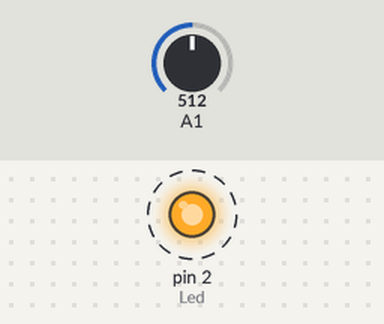
Bench run of a sketch on a simulated Arduino Uno, built with avr-gcc and run on an emulated ATmega328P. Parts: output pins drawn as LEDs (lit = HIGH). Dashed ring = blinking. The test bench sets the inputs (shaded band); at power-on: A1 = 512.

Above: at 1.25 s.
1.3 s: A1 set to 716
At 1.85 s:
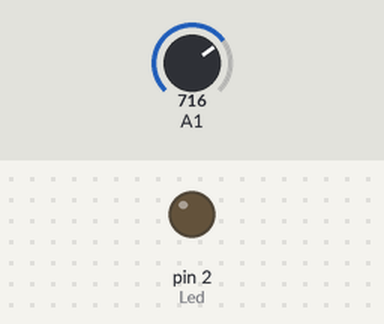
4.3 s: A1 set to 511
At 4.68 s:
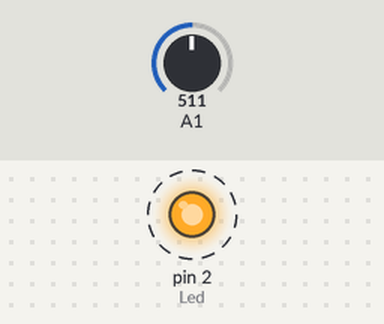
Timing chart, 0 to 13.3 s (numbered marks = the images above; inputs shaded):
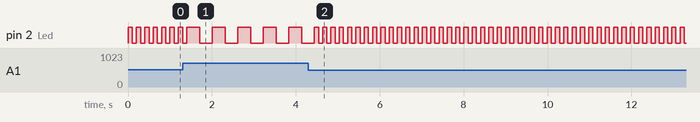

The sketch:

IntensidadLED_Foto.ino
```cpp
//NOMBRANDO VARIABLES
int Led = 2;
int valor = 0;
double y = 0.0;
int intervalo = 512;

void setup() {
pinMode(Led, OUTPUT);
digitalWrite(Led, LOW);
}

void loop() {
valor = analogRead(1);
y = (900/512)*(valor-512)+100;

intervalo = (int)y;

digitalWrite(Led, HIGH);
delay (y);

digitalWrite(Led, LOW);
delay (y);
}
```

Measured:
- after the input at 4.3 s, pin 2 (Led): alternates HIGH for 0.10 s and LOW for 0.10 s, starting after 0.24 s
- by itself, pin 2 (Led): repeats every 0.61 s: HIGH 0.30 s, LOW 0.30 s
